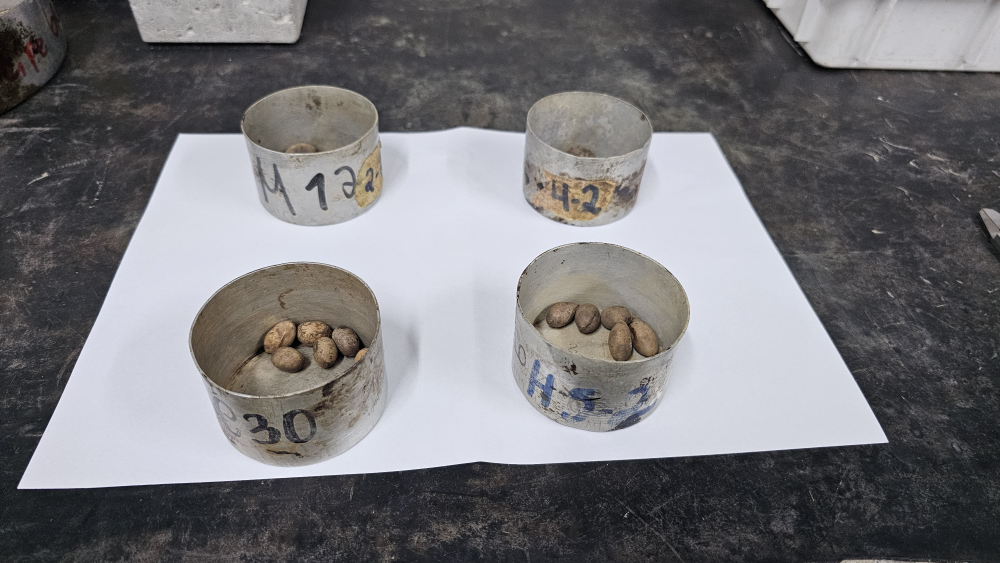
#> input picture images/BioAgg/Parque/2025-12-12 12.35.04.jpg, 4000 x 2252 px (shown at 1/4 size)
$ python Agg_BioAgg_DiameterAnalysis2.py
#> lines starting #> are read from the running program, lines starting #| are printed output that depends on the picture; after the words box and inside, x2 and y2 are one past the last pixel; in counts of white or black regions, pixels touching at a corner belong together
#> the answer given: images/BioAgg/Parque/2025-12-12 12.35.04.jpg
import cv2
import numpy as np
import pandas as pd
from pathlib import Path
import tkinter as tk
from tkinter import filedialog, messagebox


# =========================
# IO robusto (Windows + acentos)
# =========================
def imread_unicode(path: str):
    """Lê imagem mesmo com acentos/apóstrofos no caminho (Windows/OneDrive)."""
    p = Path(path)
    if not p.exists():
        return None
    data = np.fromfile(str(p), dtype=np.uint8)
    img = cv2.imdecode(data, cv2.IMREAD_COLOR)
#> img is the input picture: shape (2252, 4000, 3); mean B, G, R 120.7, 117.5, 118.3
    return img


# =========================
# 1) Pré-processamento
# =========================
def preprocess(img: np.ndarray) -> np.ndarray:
    gray = cv2.cvtColor(img, cv2.COLOR_BGR2GRAY)
    gray = cv2.GaussianBlur(gray, (5, 5), 0)
    return gray


# =========================
# 2) Segmentação (Otsu ou Adaptive) + auto-inversão
# =========================
def segment(gray: np.ndarray, method: str = "adaptive") -> np.ndarray:
    """
    method:
      - "otsu"     -> bom para iluminação uniforme
      - "adaptive" -> melhor para foto com iluminação desigual
    """
#> called with method = 'adaptive'
    gray = cv2.GaussianBlur(gray, (5, 5), 0)

    if method == "otsu":
        _, bw = cv2.threshold(gray, 0, 255, cv2.THRESH_BINARY + cv2.THRESH_OTSU)

    elif method == "adaptive":
        # blockSize deve ser ímpar (ex: 31, 51, 71)
        bw = cv2.adaptiveThreshold(
            gray, 255,
            cv2.ADAPTIVE_THRESH_GAUSSIAN_C,
            cv2.THRESH_BINARY,
            51,
            2
        )
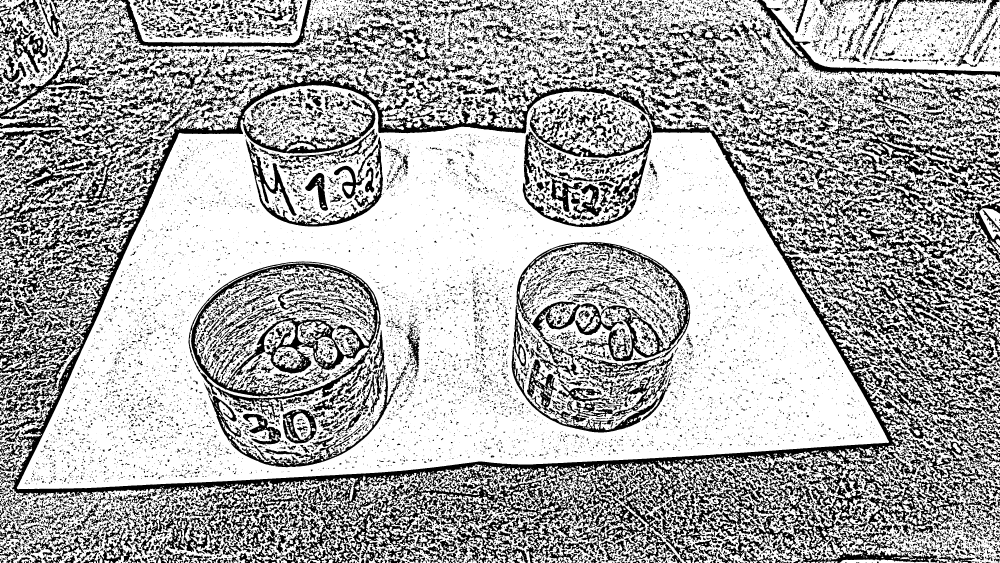
#> bw: shape (2252, 4000) (shown at 1/4 size); 68% white; 20378 black regions (13742 under 20 px), largest, box (x1, y1, x2, y2) and area: (0, 277, 4000, 2252) 776171, (754, 1046, 1523, 1680) 83894, (3408, 1095, 4000, 1631) 61206
    else:
        raise ValueError("method deve ser 'otsu' ou 'adaptive'")

    # auto-inversão (se fundo virar objeto)
    white_ratio = (bw > 0).mean()
#> white_ratio = 0.68
    if white_ratio > 0.5:
        bw = cv2.bitwise_not(bw)

    # morfologia LEVE pra tirar ruído sem grudar partículas
    k = cv2.getStructuringElement(cv2.MORPH_ELLIPSE, (3, 3))
    bw = cv2.morphologyEx(bw, cv2.MORPH_OPEN, k, iterations=1)
#> bw: shape (2252, 4000); 30.5% white; 15206 white regions (7348 under 20 px), largest, box (x1, y1, x2, y2) and area: (2, 282, 3732, 2252) 418421, (754, 1046, 1523, 1587) 63469, (2047, 968, 2761, 1730) 50423

    return bw


# =========================
# 3) Separar objetos colados (distance transform + watershed)
# =========================
def split_touching_objects(bw: np.ndarray, fg_thresh: float = 0.45, bg_dilate_iter: int = 2) -> np.ndarray:
    """
    fg_thresh:
      - diminua (0.35~0.42) se estiver juntando e pegando poucos objetos
      - aumente (0.50~0.60) se estiver quebrando demais
    bg_dilate_iter:
      - normalmente 1 ou 2
    """
#> called with fg_thresh = 0.45, bg_dilate_iter = 2
    bw = (bw > 0).astype(np.uint8) * 255

    dist = cv2.distanceTransform(bw, cv2.DIST_L2, 5)
    dist_norm = cv2.normalize(dist, None, 0, 1.0, cv2.NORM_MINMAX)

    _, sure_fg = cv2.threshold(dist_norm, fg_thresh, 1.0, cv2.THRESH_BINARY)
#> sure_fg: shape (2252, 4000) float32; values 0 (black) and 1 (white), 0.67% white; 1107 white regions (718 under 20 px), largest, box (x1, y1, x2, y2) and area: (70, 1943, 636, 1969) 2617, (719, 491, 964, 530) 1531, (3196, 189, 3410, 284) 1414
    sure_fg = (sure_fg * 255).astype(np.uint8)

    k = cv2.getStructuringElement(cv2.MORPH_ELLIPSE, (3, 3))
    sure_bg = cv2.dilate(bw, k, iterations=bg_dilate_iter)
#> sure_bg: shape (2252, 4000); 49.8% white; 4608 white regions (6 under 20 px), largest, box (x1, y1, x2, y2) and area: (0, 0, 4000, 2252) 3014010, (752, 1044, 1629, 1871) 299254, (2045, 966, 2763, 1732) 241325

    unknown = cv2.subtract(sure_bg, sure_fg)
#> unknown: shape (2252, 4000); 49.1% white; 4608 white regions (6 under 20 px), largest, box (x1, y1, x2, y2) and area: (0, 0, 4000, 2252) 2972220, (752, 1044, 1629, 1871) 295291, (2045, 966, 2763, 1732) 239220

    _, markers = cv2.connectedComponents(sure_fg)
#> markers: shape (2252, 4000) int32; 1108 distinct labels, from 0 to 1107
    markers = markers + 1
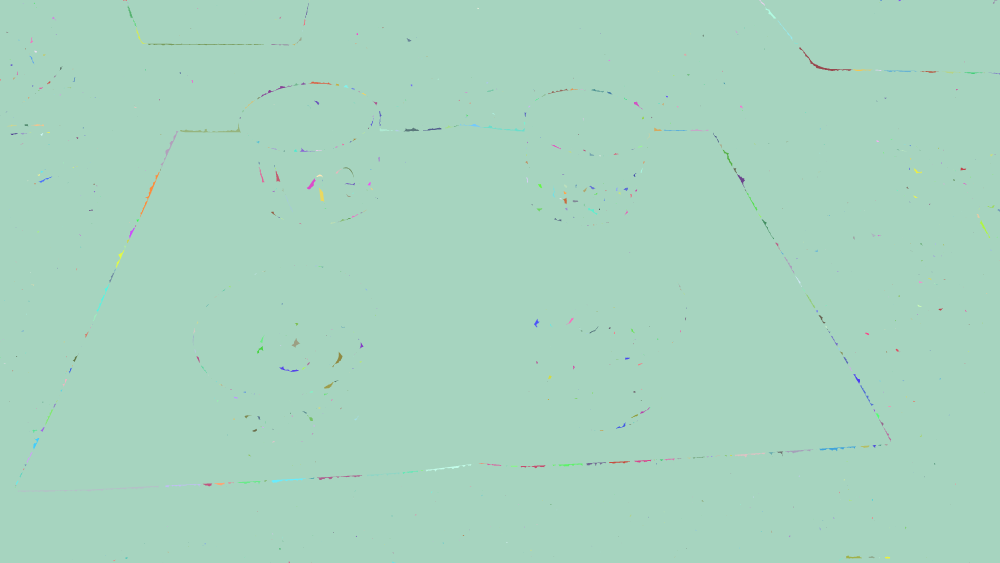
#> markers: shape (2252, 4000) int32 (shown at 1/4 size); 1108 distinct labels, from 1 to 1108; one colour per label, 0 black
    markers[unknown == 255] = 0
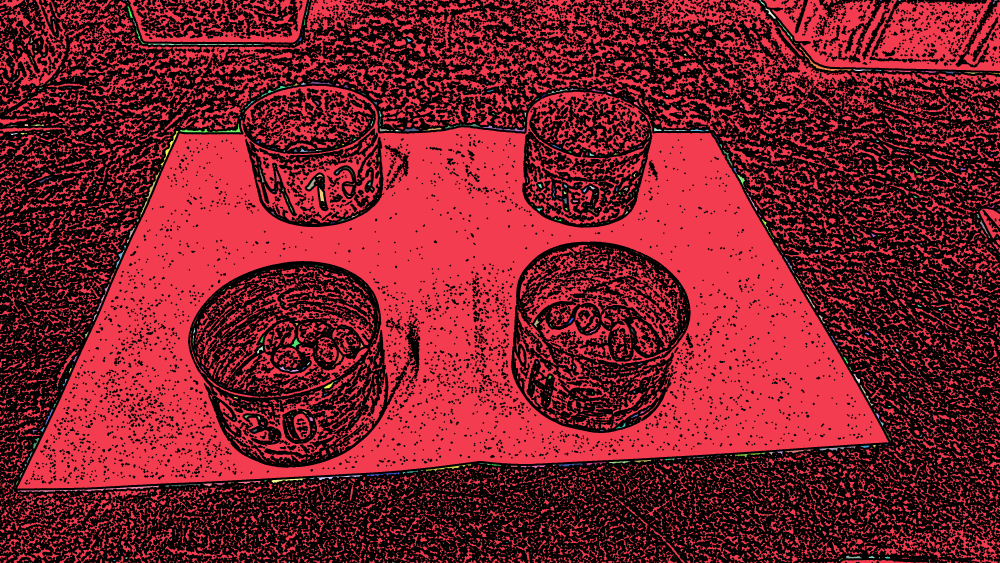
#> markers: shape (2252, 4000) int32 (shown at 1/4 size); 1109 distinct labels, from 0 to 1108; one colour per label, 0 black

    img3 = cv2.cvtColor(bw, cv2.COLOR_GRAY2BGR)
    markers = cv2.watershed(img3, markers)
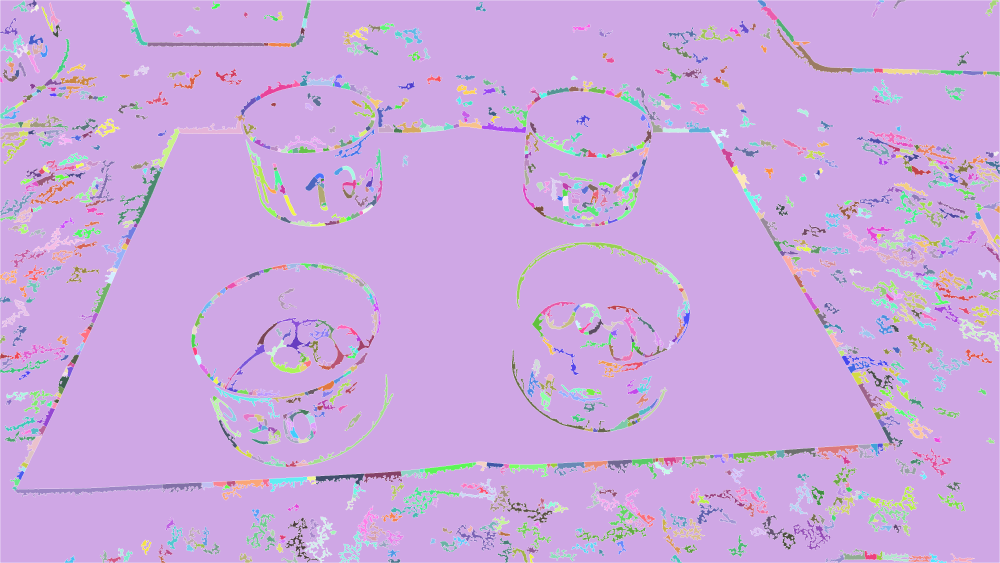
#> markers: shape (2252, 4000) int32 (shown at 1/4 size); 1102 distinct labels, from -1 to 1108; one colour per label, 0 black, -1 white

    separated = np.zeros_like(bw)
    separated[markers > 1] = 255
    return separated


# =========================
# 4) Contornos + filtro
# =========================
def extract_particles(bw: np.ndarray, min_area: int = 30):
    contours, _ = cv2.findContours(bw, cv2.RETR_EXTERNAL, cv2.CHAIN_APPROX_SIMPLE)
    return [c for c in contours if cv2.contourArea(c) >= min_area]


# =========================
# 5) Diâmetros D1/D2/D3 (px)
# =========================
# [93 lines left out: functions feret_diameters, measure_diameters, analyze_image, not called in this run]


# =========================
# 7) Calibração interativa (sliders)
# =========================
def calibrate_and_process(image_path: str, results_dir: str = "results"):
    img = imread_unicode(image_path)
    if img is None:
        raise FileNotFoundError(f"Não foi possível abrir a imagem: {image_path}")

    gray = preprocess(img)

    cv2.namedWindow("CALIBRATION", cv2.WINDOW_NORMAL)

    def nothing(x): pass

    # sliders
    cv2.createTrackbar("min_area", "CALIBRATION", 30, 800, nothing)
    cv2.createTrackbar("fg_thresh_x100", "CALIBRATION", 45, 90, nothing)  # 0.45
    cv2.createTrackbar("bg_dilate_iter", "CALIBRATION", 2, 5, nothing)
    cv2.createTrackbar("method (0=otsu,1=adapt)", "CALIBRATION", 1, 1, nothing)

    last_preview = None

    while True:
        min_area = max(1, cv2.getTrackbarPos("min_area", "CALIBRATION"))
        fg = cv2.getTrackbarPos("fg_thresh_x100", "CALIBRATION") / 100.0
        bg_iter = max(1, cv2.getTrackbarPos("bg_dilate_iter", "CALIBRATION"))
        method_flag = cv2.getTrackbarPos("method (0=otsu,1=adapt)", "CALIBRATION")
        method = "adaptive" if method_flag == 1 else "otsu"

        bw = segment(gray, method=method)
        bw_sep = split_touching_objects(bw, fg_thresh=fg, bg_dilate_iter=bg_iter)
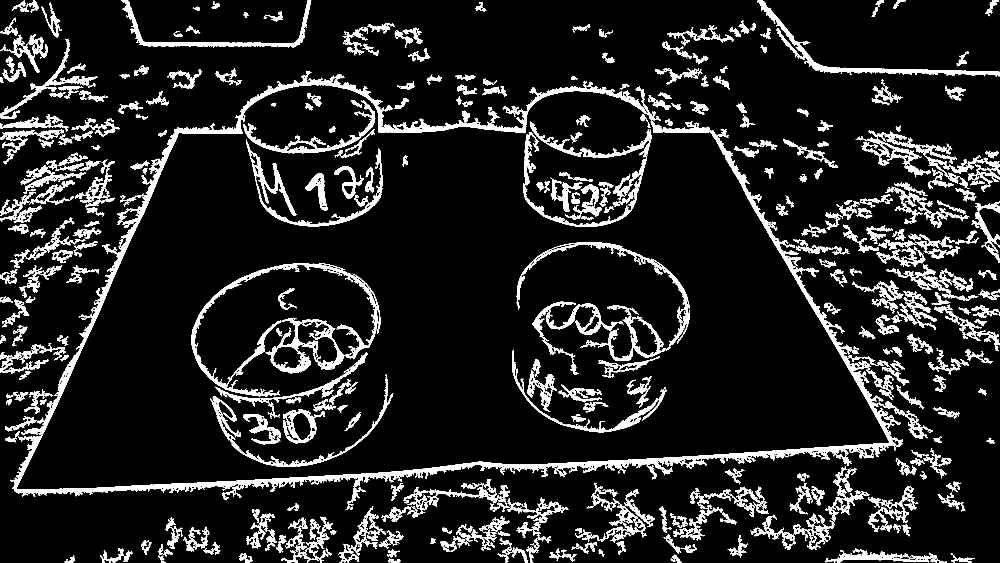
#> bw_sep: shape (2252, 4000) (shown at 1/4 size); 10.3% white; 395 white regions
        contours = extract_particles(bw_sep, min_area=min_area)
#> in extract_particles, `contours, _ = cv2.findContours(bw, cv2.RETR_EXTERNAL, cv2.CHAIN_APPROX..`: contours = 395 contours; largest, box (x1, y1, x2, y2) and area: (20, 283, 3142, 2040) 114326, (2652, 484, 3731, 1864) 50371, (765, 1052, 1522, 1586) 42704, (2067, 969, 2760, 1444) 34326, (1572, 345, 2315, 533) 16754

        # preview: máscara separada com info
        vis = cv2.cvtColor(bw_sep, cv2.COLOR_GRAY2BGR)
#> vis: shape (2252, 4000, 3); 10.3% white; 395 white regions, largest, box (x1, y1, x2, y2) and area: (20, 283, 3142, 2040) 122324, (2652, 484, 3731, 1864) 53197, (765, 1052, 1522, 1586) 44750
        cv2.putText(
            vis,
            f"method={method}  fg={fg:.2f}  min_area={min_area}  bg_iter={bg_iter}  count={len(contours)}",
            (10, 30),
            cv2.FONT_HERSHEY_SIMPLEX,
            0.75,
            (0, 255, 0),
            2
        )
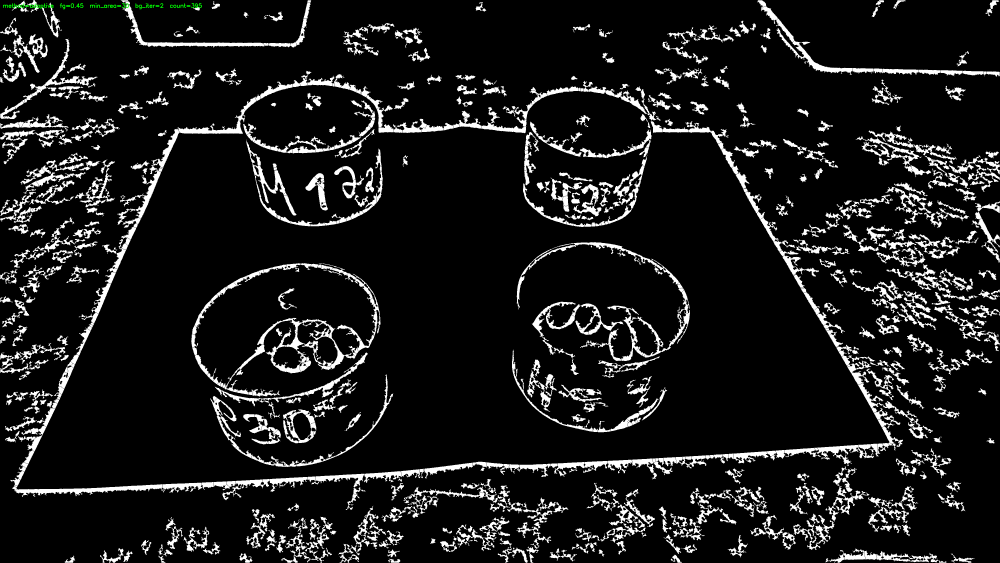
#> vis: shape (2252, 4000, 3) (shown at 1/4 size); mean B, G, R 26.4, 26.5, 26.4
        cv2.putText(
            vis,
            "Ajuste sliders. Pressione S para processar e salvar. Pressione Q para sair.",
            (10, 60),
            cv2.FONT_HERSHEY_SIMPLEX,
            0.65,
            (0, 255, 0),
            2
        )

        last_preview = (min_area, fg, method, bg_iter)
        cv2.imshow("CALIBRATION", vis)

        key = cv2.waitKey(30) & 0xFF
#> (key q is pressed here)
        if key in (ord("q"), ord("Q")):
            cv2.destroyAllWindows()
            return None

        if key in (ord("s"), ord("S")):
            cv2.destroyAllWindows()
            # processa com os parâmetros escolhidos
            return analyze_image(
                image_path=image_path,
                results_dir=results_dir,
                min_area=min_area,
                fg_thresh=fg,
                method=method,
                bg_dilate_iter=bg_iter,
                save_debug=True
            )


# =========================
# 8) Selecionar arquivo + MAIN
# =========================
def select_file() -> str | None:
    root = tk.Tk()
    root.withdraw()
    path = filedialog.askopenfilename(
        title="Selecione a imagem",
        filetypes=[("Imagens", "*.png *.jpg *.jpeg *.bmp *.tif *.tiff")]
    )
    root.destroy()
    return path if path else None


def main():
    image_path = select_file()
    if not image_path:
        print("Nenhuma imagem selecionada.")
        return

    try:
        result = calibrate_and_process(image_path, results_dir="results")
        if result is None:
            print("Calibração cancelada.")
            return

        msg = (
            f"Concluído!\n"
            f"Objetos detectados: {result['count']}\n"
            f"Parâmetros usados: method={result['method']}, fg={result['fg_thresh']}, min_area={result['min_area']}, bg_iter={result['bg_dilate_iter']}\n\n"
            f"Imagem identificada: {result['annotated']}\n"
            f"CSV (diâmetros): {result['csv']}\n"
        )
        messagebox.showinfo("OK", msg)
        print(msg)

    except Exception as e:
        messagebox.showerror("Erro", str(e))
        raise


if __name__ == "__main__":
    main()

$ run again, on images/BioAgg/Parque/2025-12-12 12.35.50.jpg
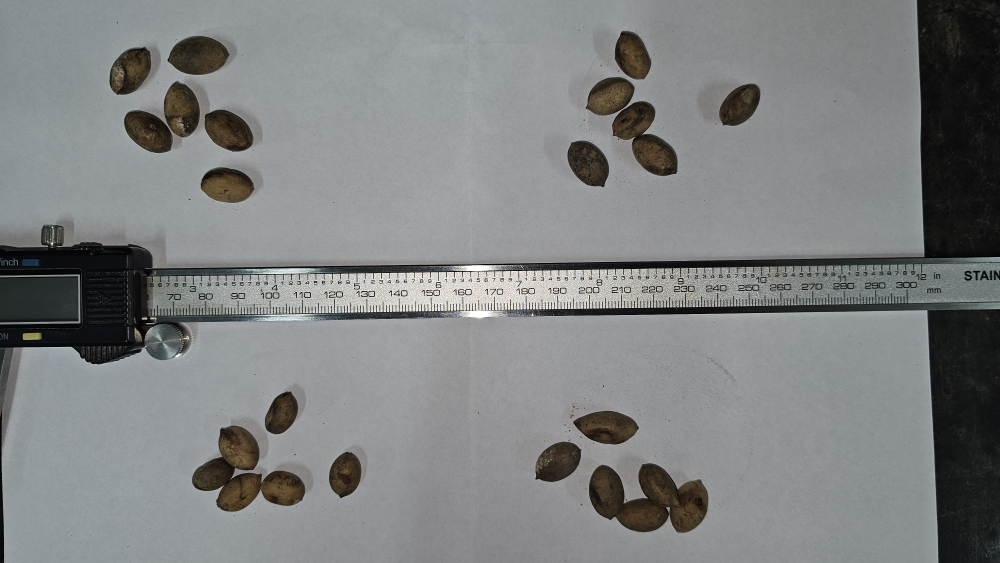
#> input picture images/BioAgg/Parque/2025-12-12 12.35.50.jpg, 4000 x 2252 px (shown at 1/4 size)
#> in imread_unicode, img is the input picture: shape (2252, 4000, 3); mean B, G, R 130.2, 129.6, 127.2
#> in segment, `bw = cv2.adaptiveThreshold( gray, 255, cv2.ADAPTIVE_THRESH_GAUSSIAN_C,..`:
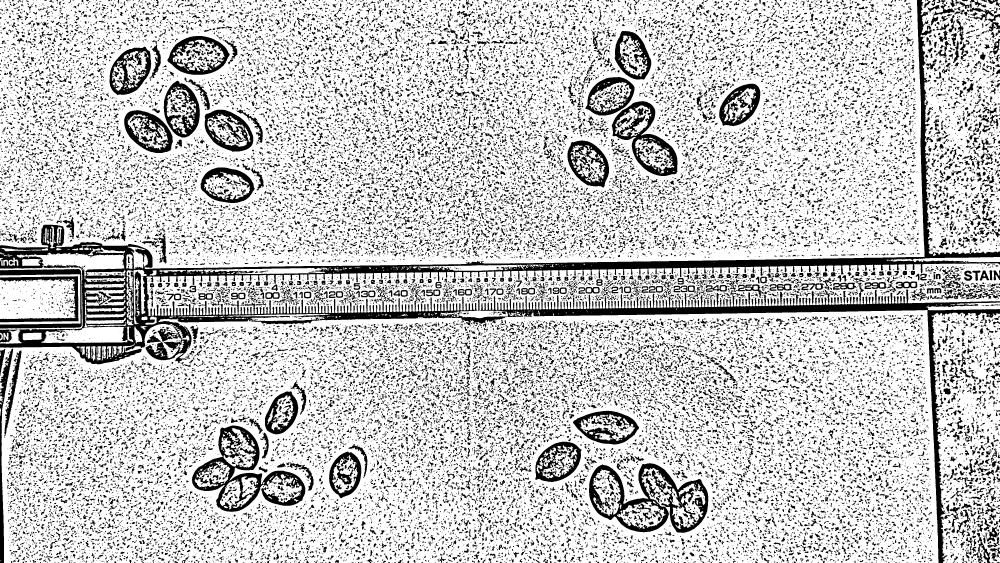
#> bw: shape (2252, 4000) (shown at 1/4 size); 78% white; 41151 black regions (24082 under 20 px), largest, box (x1, y1, x2, y2) and area: (0, 0, 4000, 2252) 380913, (2356, 1853, 2833, 2131) 41161, (768, 1702, 1221, 2047) 39948
#> white_ratio = 0.78
#> sure_bg: shape (2252, 4000); 38.2% white; 17394 white regions (27 under 20 px), largest, box (x1, y1, x2, y2) and area: (0, 0, 4000, 2252) 661435, (2354, 1851, 2835, 2133) 60408, (766, 1700, 1223, 2049) 56729
#> unknown: shape (2252, 4000); 37.3% white; 17394 white regions (27 under 20 px), largest, box (x1, y1, x2, y2) and area: (0, 0, 4000, 2252) 599583, (2354, 1851, 2835, 2133) 57060, (766, 1700, 1223, 2049) 54848
#> img3: shape (2252, 4000, 3); 20.1% white; 30467 white regions (14187 under 20 px), largest, box (x1, y1, x2, y2) and area: (0, 0, 4000, 1457) 274706, (1923, 1130, 4000, 2252) 86716, (768, 1702, 1221, 2047) 38623
#> bw_sep: shape (2252, 4000); 5.9% white; 69 white regions
#> in extract_particles, `contours, _ = cv2.findContours(bw, cv2.RETR_EXTERNAL, cv2.CHAIN_APPROX..`: contours = 67 contours; largest, box (x1, y1, x2, y2) and area: (1, 900, 1955, 1456) 126644, (664, 805, 3737, 1139) 87000, (769, 1703, 1131, 2046) 58261, (1988, 1159, 3999, 1385) 48793, (2448, 406, 2709, 703) 39810
#> in calibrate_and_process, `cv2.putText( vis, f"method={method}  fg={fg:.2f}  min_area={min_area} ..`:
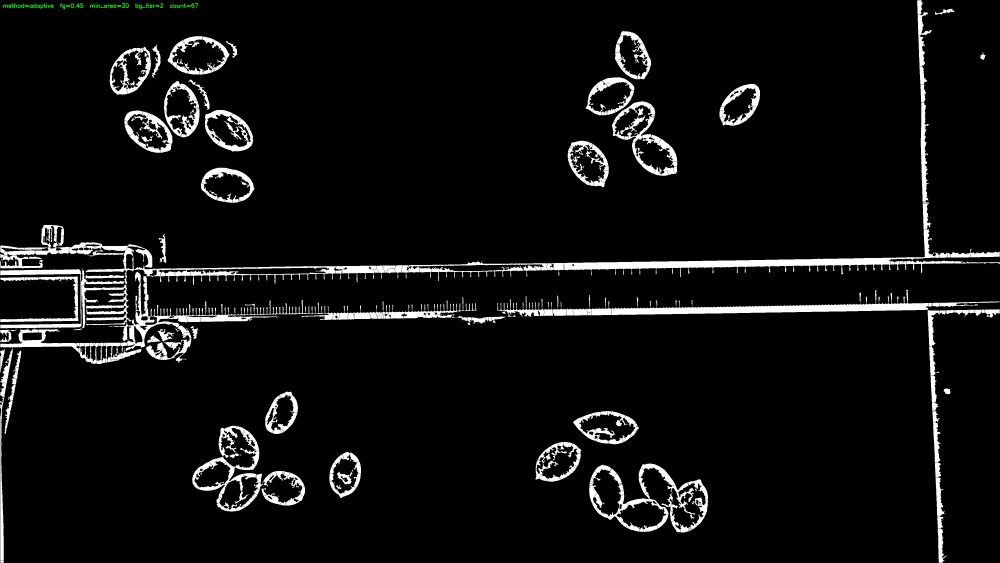
#> vis: shape (2252, 4000, 3) (shown at 1/4 size); mean B, G, R 15.1, 15.3, 15.1
